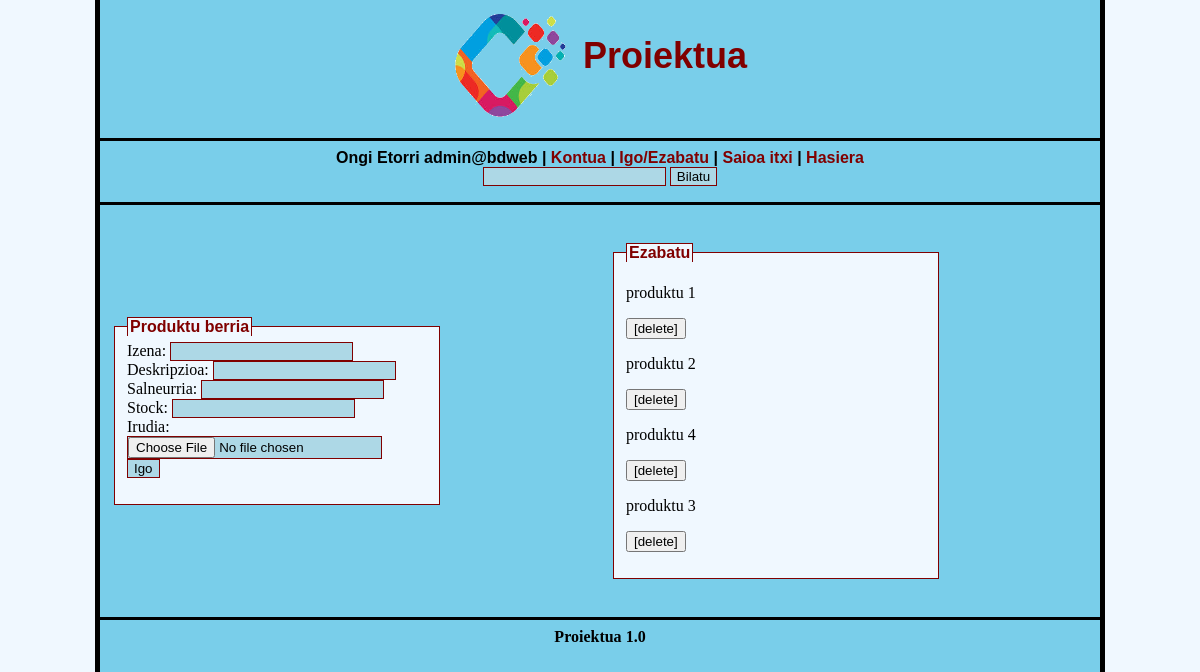
The page /web-aplikazioa/index.php?action=updel (signed in) on the database its author committed.
### tables this page shows
CREATE TABLE `produktuak` (
  `id` int(11) NOT NULL,
  `izena` varchar(30) NOT NULL,
  `deskripzioa` varchar(150) NOT NULL,
  `salneurria` float NOT NULL,
  `pic` varchar(60),
  `stock` int(5) NOT NULL
);

### web-aplikazioa/src/Core/security.php (called while the page is built, shortened)
<?php
function e($value): string
{
    return htmlspecialchars((string) $value, ENT_QUOTES | ENT_SUBSTITUTE, 'UTF-8');
}

### web-aplikazioa/src/Modules/Catalog/updel.php (the view, shortened to what this page needs)
<?php
$products = mysqli_query($conx, 'SELECT id, izena, pic FROM produktuak ORDER BY id');
?>
<div align="center"><table width="1000" cellpadding="10"><tr><td>
<fieldset style="width:300px;"><legend><b>Produktu berria</b></legend>
<form enctype="multipart/form-data" action="index.php?action=updel" method="post">
    Izena: <input type="text" name="izena" required><br>
    Deskripzioa: <input type="text" name="deskripzioa"><br>
    Salneurria: <input type="number" step="0.01" min="0" name="salneurria" required><br>
    Stock: <input type="number" min="0" name="stock" required><br>
    Irudia: <input name="upfile" type="file" accept="image/jpeg,image/png,image/gif"><br>
    <input type="submit" value="Igo">
</form></fieldset>
</td><td><fieldset style="width:300px;"><legend><b>Ezabatu</b></legend>
<?php while ($product = mysqli_fetch_assoc($products)): ?>
    <p><?php echo e($product['izena']); ?>
    <form action="index.php?action=updel" method="post" style="display:inline">
        <button type="submit">[delete]</button>
    </form></p>
<?php endwhile; ?>
</fieldset></td></tr></table></div>

### web-aplikazioa/style.css (style rules this page uses)
body { background: aliceblue url("background.png") center; background-repeat: repeat-y; margin: 0px; }
input { background-color: lightblue; color: black; border-style: solid; border-color: maroon; border-width: 1px; }
fieldset { background-color: aliceblue; border-color: maroon; border-style: solid; border-width: 1px; }
legend { font-family: arial; color: maroon; background-color: aliceblue; border-color: maroon; border-style: solid; border-width: 1px 1px 0px 1px; }

### rows shown on the page
produktuak: izena "produktu 1"
produktuak: izena "produktu 2"
produktuak: izena "produktu 4"
produktuak: izena "produktu 3"

### other values the page prints
$enpresa "Proiektua"
$_SESSION['username'] "admin@bdweb"
$version "1.0"
